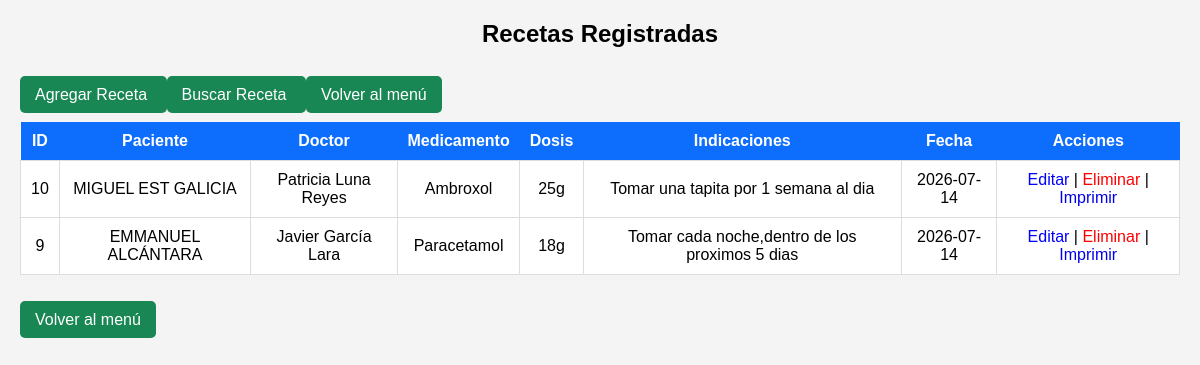
Page /recetas/listar.php on the committed database.
### tables this page shows
CREATE TABLE IF NOT EXISTS `recetas` (
  `id_receta` int NOT NULL AUTO_INCREMENT,
  `id_cita` int NOT NULL,
  `medicamento` varchar(150) NOT NULL,
  `dosis` varchar(100) DEFAULT NULL,
  `indicaciones` text,
  `fecha` date DEFAULT NULL,
  PRIMARY KEY (`id_receta`),
  KEY `id_cita` (`id_cita`)
);

CREATE TABLE IF NOT EXISTS `pacientes` (
  `id_paciente` int NOT NULL AUTO_INCREMENT,
  `nombre` varchar(100) NOT NULL,
  `apellido` varchar(100) NOT NULL,
  `edad` int NOT NULL,
  `sexo` varchar(15) NOT NULL,
  `telefono` varchar(100) NOT NULL,
  `direccion` varchar(120) NOT NULL,
  `diagnostico` varchar(120) NOT NULL,
  `fecha_ingreso` date NOT NULL,
  PRIMARY KEY (`id_paciente`)
);

CREATE TABLE IF NOT EXISTS `doctores` (
  `id_doctor` int NOT NULL AUTO_INCREMENT,
  `nombre` varchar(50) NOT NULL,
  `apellido` varchar(50) NOT NULL,
  `especialidad` varchar(100) NOT NULL,
  `telefono` varchar(15) DEFAULT NULL,
  `correo` varchar(100) DEFAULT NULL,
  PRIMARY KEY (`id_doctor`)
);

### recetas/listar.php (the view, shortened to what this page needs)
<?php
include("../config/conexion.php");
$sql = "SELECT
r.id_receta,
r.medicamento,
r.dosis,
r.indicaciones,
r.fecha,
p.nombre AS paciente,
p.apellido AS apellido_paciente,
d.nombre AS doctor,
d.apellido AS apellido_doctor
FROM recetas r
INNER JOIN citas c
ON r.id_cita = c.id_cita
INNER JOIN pacientes p
ON c.id_paciente = p.id_paciente
INNER JOIN doctores d
ON c.id_doctor = d.id_doctor
ORDER BY r.id_receta DESC";
$resultado = $conn->query($sql);
?>
<!DOCTYPE html>
<html lang="es">
<head>
</head>
<body>
<h2>Recetas Registradas</h2>
<br>
<a class="boton" href="agregar.php">
Agregar Receta
</a>
<a class="boton" href="buscar.php">
Buscar Receta
</a>
<a class="boton" href="../index.php">
Volver al menú
</a>
<br><br>
<table>
<tr>
<th>ID</th>
<th>Paciente</th>
<th>Doctor</th>
<th>Medicamento</th>
<th>Dosis</th>
<th>Indicaciones</th>
<th>Fecha</th>
<th>Acciones</th>
</tr>
<?php while($fila = $resultado->fetch_assoc()){ ?>
<tr>
<td><?php echo $fila['id_receta']; ?></td>
<td>
<?php echo $fila['paciente']." ".$fila['apellido_paciente']; ?>
</td>
<td>
<?php echo $fila['doctor']." ".$fila['apellido_doctor']; ?>
</td>
<td><?php echo $fila['medicamento']; ?></td>
<td><?php echo $fila['dosis']; ?></td>
<td><?php echo $fila['indicaciones']; ?></td>
<td><?php echo $fila['fecha']; ?></td>
<td>
<a class="editar"
href="editar.php?id=<?php echo $fila['id_receta']; ?>">
Editar
</a>
|
<a class="eliminar"
href="eliminar.php?id=<?php echo $fila['id_receta']; ?>">
Eliminar
</a>
|
<a
href="imprimir.php?id=<?php echo $fila['id_receta']; ?>"
target="_blank">
Imprimir
</a>
</td>
</tr>
<?php } ?>
</table>
<br><br>
<a class="boton" href="../index.php">
Volver al menú
</a>
</body>
</html>

### recetas/listar.php (style rules this page uses)
body { font-family:Arial; background:#f4f4f4; margin:20px; }
h2 { text-align:center; }
table { width:100%; border-collapse:collapse; background:white; }
table th { background:#0d6efd; color:white; padding:10px; }
table td { padding:10px; border:1px solid #ddd; text-align:center; }
a { text-decoration:none; }
.boton { background:#198754; color:white; padding:10px 15px; border-radius:5px; }
.editar { color:blue; }
.eliminar { color:red; }

### rows in the picture
recetas: id_receta "10", pacientes.nombre "MIGUEL EST", pacientes.apellido "GALICIA", doctores.nombre "Patricia", doctores.apellido "Luna Reyes", medicamento "Ambroxol", dosis "25g", indicaciones "Tomar una tapita por 1 semana al dia", fecha "2026-07-14"
recetas: id_receta "9", pacientes.nombre "EMMANUEL", pacientes.apellido "ALCÁNTARA", doctores.nombre "Javier", doctores.apellido "García Lara", medicamento "Paracetamol", dosis "18g", indicaciones "Tomar cada noche,dentro de los proximos 5 dias", fecha "2026-07-14"
